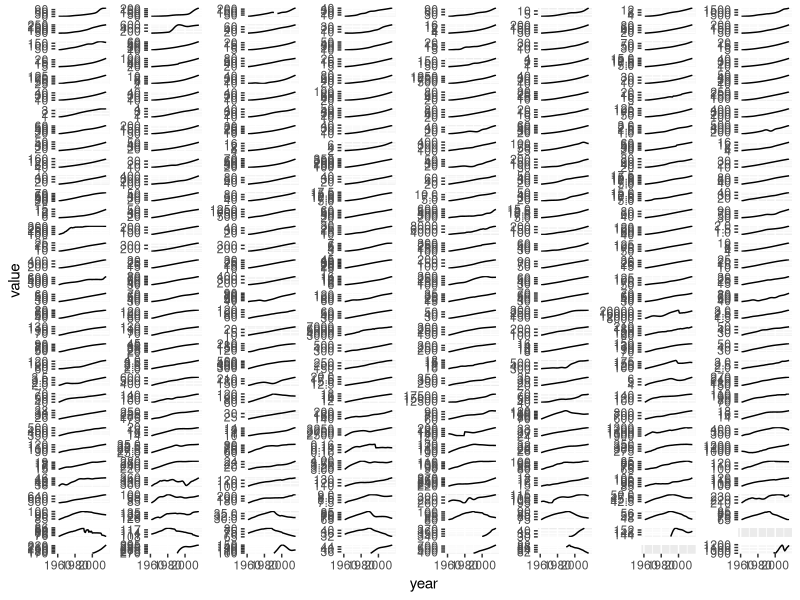

R code for this plot:
# 4/30/18
# studying population density
# starting with data from the world bank (https://data.worldbank.org/indicator/EN.POP.DNST?end=2016&locations=NL-GB-BD-ES-RU-AU&start=1961&view=map)

library(ggplot2)
library(reshape)

base <- read.csv("country_densities.csv", skip = 3)
base2 <- melt(base, id = c("Country.Name", "Country.Code", "Indicator.Name", "Indicator.Code"))
base2$variable <- as.numeric(substr(base2$variable, 2, 5))
colnames(base2)[5] <- "year"

rdr <- merge(data.frame(base2[base2$year %in% 1961, c(2, 6)]),
             data.frame(base2[base2$year %in% 2016, c(2, 6)]),
                        by = "Country.Code")
rdr$dff <- (rdr[,3]-rdr[,2])/rdr[,2]
rdr <- rdr[order(-rdr$dff),]

base2$Country.Code <- factor(base2$Country.Code, ordered = T, levels = rdr$Country.Code)

a <- ggplot(base2, aes(x = year, y = value)) + 
  geom_line() + 
  theme(strip.background = element_blank(),
        strip.text.x = element_blank()) +
  facet_wrap(~Country.Code,
             ncol = 8,
             scales = "free_y")
# a

png("/var/www/html/FileShare/ppdns/pops1.png", width = 1000, height = 1000)
plot(a)
dev.off()
